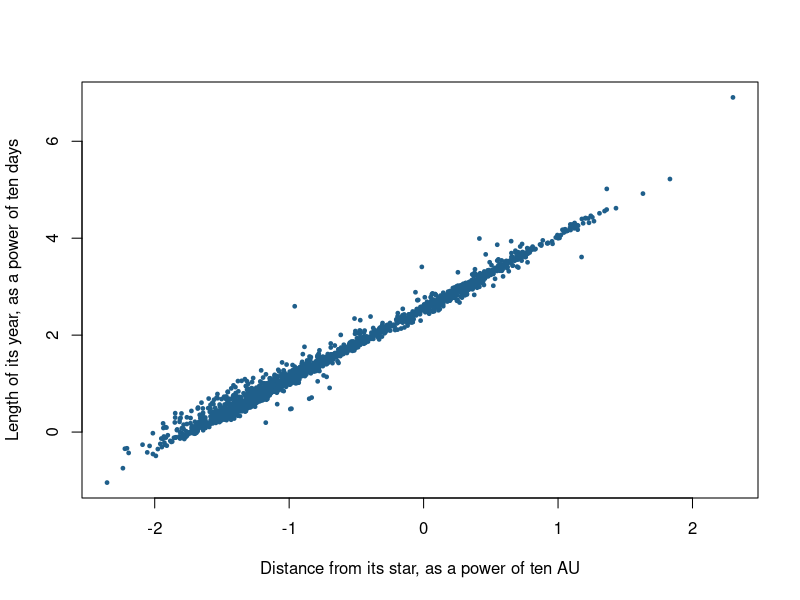
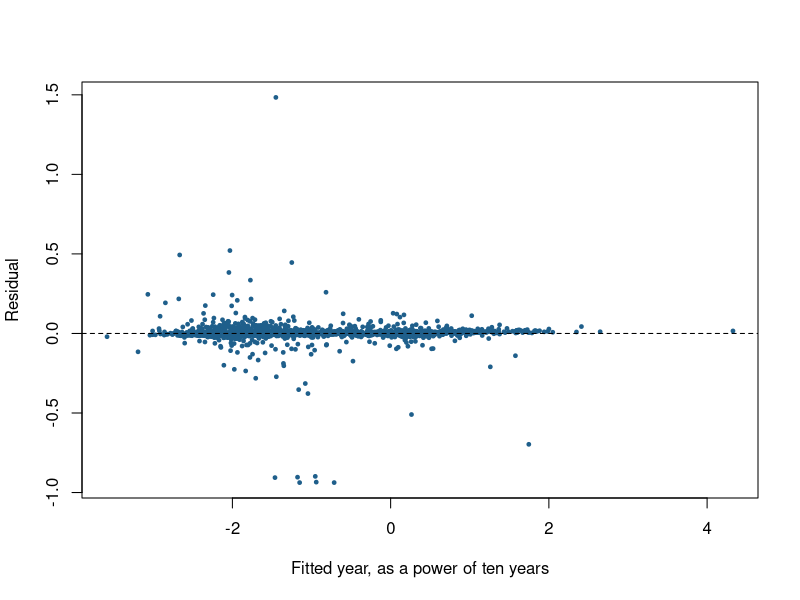

Generate these figures, in order, with R:
# A model ----
#
# In 1619 Johannes Kepler found that a planet's year depends on its
# distance from the Sun. Here R finds the same rule again, from
# thousands of planets around other stars, in an open catalog kept by
# the astronomer Hanno Rein. README.md says where the data comes from.

planets <- read.csv("data/exoplanets.csv")
table(planets$method)

# The planets whose year, distance, and star's mass are all known.
known <- subset(planets, period_days > 0 & distance_au > 0 & star_mass_sun > 0)
nrow(known)

plot(log10(period_days) ~ log10(distance_au), data = known, pch = 19, cex = 0.5,
     col = "#1F5F8B", xlab = "Distance from its star, as a power of ten AU",
     ylab = "Length of its year, as a power of ten days")

# Kepler's law says a year grows with the distance to the power 1.5,
# and shrinks with the square root of the star's mass, a power of
# minus 0.5. A linear model of the logarithms estimates both.
fit <- lm(log10(period_days / 365.25) ~ log10(distance_au) + log10(star_mass_sun), data = known)
summary(fit)
confint(fit)

# The model has never seen the Solar System, yet it predicts a year
# of 0.99 for Earth and 11.6 for Jupiter, whose real year is 11.9.
10^predict(fit, data.frame(distance_au = c(1, 5.2), star_mass_sun = 1))

# Checking the fit: residuals against fitted values.
plot(fitted(fit), resid(fit), pch = 19, cex = 0.5, col = "#1F5F8B",
     xlab = "Fitted year, as a power of ten years", ylab = "Residual")
abline(h = 0, lty = 2)

# Does the star's mass matter? Compare with a model without it.
fit_distance <- lm(log10(period_days / 365.25) ~ log10(distance_au), data = known)
anova(fit_distance, fit)
